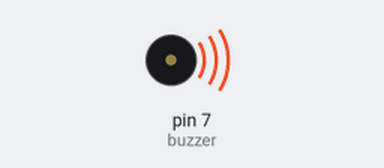
This sketch was run on a simulated Arduino Uno, built with avr-gcc and run on an emulated ATmega328P. On the bench: buzzer (waves = sounding).

Above: at 0.2 s.
Timing chart, 0 to 3.0 s (numbered marks = the images above):
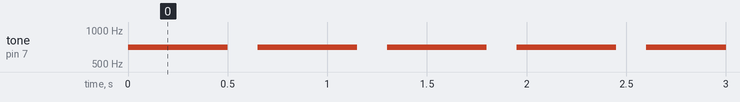

Measured:
- by itself, tone on pin 7 (buzzer): alternates 700 Hz for 0.50 s and silent for 0.15 s

The sketch:

Buzzer.ino
```cpp
const int buzzer = 7;


void setup(){

  pinMode(buzzer, OUTPUT);

}

void loop(){

  tone(buzzer, 700);
  delay(500);
  noTone(buzzer);
  delay(150);

}
```
